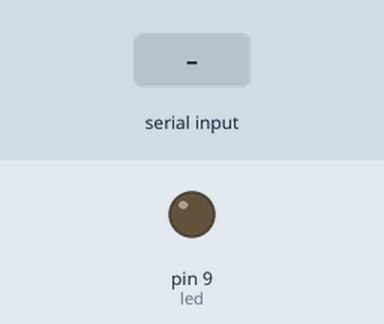
Simulated run of this sketch. Board: Arduino Uno, built with avr-gcc and run on an emulated ATmega328P. Parts: output pins drawn as LEDs (lit = HIGH). Inputs (shaded band) come from the test bench.

Above: at 1.2 s.
1.3 s: "ON\n" received over Serial
At 2.2 s:
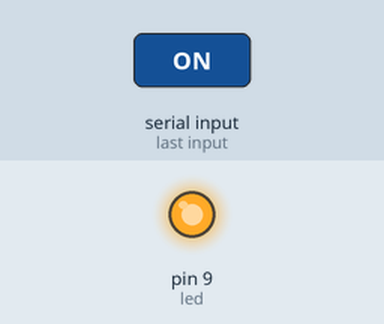
2.8 s: "OFF\n" received over Serial
At 3.4 s:
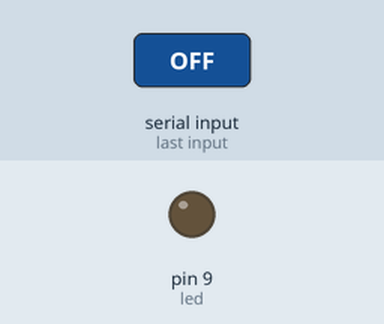
Timing chart, 0 to 5.8 s (numbered marks = the images above; inputs shaded):
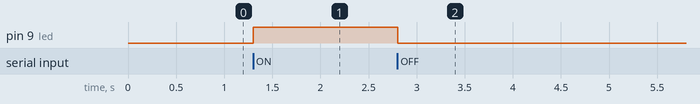

Measured:
- after the input at 1.3 s, pin 9 (led): LOW → HIGH at once
- after the input at 2.8 s, pin 9 (led): HIGH → LOW at once

The sketch:

Motor-controller.ino
```cpp
//Default baud speed for communication
#define BAUD 9600
//Pin 13
#define led 9
//macro for on/off
#define on (digitalWrite(led, HIGH))
#define off (digitalWrite(led, LOW))

void setup()
{
  Serial.begin(BAUD);
  pinMode(led, OUTPUT);
}

void loop()
{
  String input;
  //If any input is detected in arduino
  if(Serial.available() > 0)
    {
      //read the whole string until '\n' delimiter is read
      input = Serial.readStringUntil('\n');
      //If input == "ON" then turn on the led
      //and send a reply
      if (input.equals("ON"))
        {
          digitalWrite(led, HIGH);
        }
      //If input == "OFF" then turn off the led
      //and send a reply
      else if (input.equals("OFF"))
        {
          digitalWrite(led, LOW);
        }
     }
}
```
